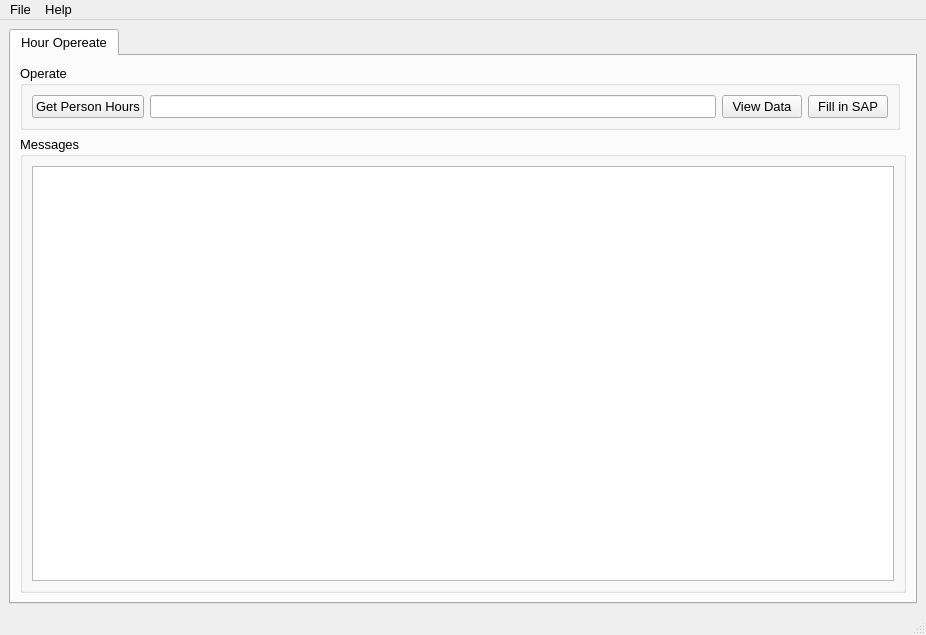
<?xml version="1.0" encoding="UTF-8"?>
<ui version="4.0">
 <author>Frank</author>
 <class>MainWindow</class>
 <widget class="QMainWindow" name="MainWindow">
  <property name="geometry">
   <rect>
    <x>0</x>
    <y>0</y>
    <width>926</width>
    <height>635</height>
   </rect>
  </property>
  <property name="sizePolicy">
   <sizepolicy hsizetype="Expanding" vsizetype="Expanding">
    <horstretch>0</horstretch>
    <verstretch>0</verstretch>
   </sizepolicy>
  </property>
  <property name="font">
   <font>
    <pointsize>10</pointsize>
   </font>
  </property>
  <property name="windowTitle">
   <string>SAP</string>
  </property>
  <property name="windowIcon">
   <iconset resource="chicon.qrc">
    <normaloff>:/ch.ico</normaloff>:/ch.ico</iconset>
  </property>
  <widget class="QWidget" name="centralwidget">
   <layout class="QHBoxLayout" name="horizontalLayout_4">
    <item>
     <widget class="QTabWidget" name="tabWidget">
      <property name="currentIndex">
       <number>0</number>
      </property>
      <widget class="QWidget" name="tab_4">
       <attribute name="title">
        <string>Hour Opereate</string>
       </attribute>
       <layout class="QGridLayout" name="gridLayout_25">
        <item row="0" column="0">
         <widget class="QGroupBox" name="groupBox_24">
          <property name="title">
           <string>Operate</string>
          </property>
          <layout class="QGridLayout" name="gridLayout_26">
           <item row="0" column="3">
            <widget class="QPushButton" name="pushButton_79">
             <property name="text">
              <string>Fill in SAP</string>
             </property>
            </widget>
           </item>
           <item row="0" column="0">
            <widget class="QPushButton" name="pushButton_78">
             <property name="text">
              <string>Get Person Hours</string>
             </property>
            </widget>
           </item>
           <item row="0" column="1">
            <widget class="QLineEdit" name="lineEdit_31"/>
           </item>
           <item row="0" column="2">
            <widget class="QPushButton" name="pushButton">
             <property name="text">
              <string>View Data</string>
             </property>
            </widget>
           </item>
          </layout>
         </widget>
        </item>
        <item row="1" column="0" colspan="2">
         <widget class="QGroupBox" name="groupBox_23">
          <property name="title">
           <string>Messages</string>
          </property>
          <layout class="QGridLayout" name="gridLayout_23">
           <item row="0" column="0">
            <widget class="QTextBrowser" name="textBrowser_4"/>
           </item>
          </layout>
         </widget>
        </item>
       </layout>
      </widget>
     </widget>
    </item>
   </layout>
  </widget>
  <widget class="QMenuBar" name="menubar">
   <property name="geometry">
    <rect>
     <x>0</x>
     <y>0</y>
     <width>926</width>
     <height>25</height>
    </rect>
   </property>
   <widget class="QMenu" name="menuFile">
    <property name="font">
     <font>
      <pointsize>10</pointsize>
     </font>
    </property>
    <property name="title">
     <string>File</string>
    </property>
    <addaction name="actionExport"/>
    <addaction name="actionImport"/>
    <addaction name="separator"/>
    <addaction name="actionExit"/>
   </widget>
   <widget class="QMenu" name="menuHelp">
    <property name="font">
     <font>
      <pointsize>10</pointsize>
     </font>
    </property>
    <property name="title">
     <string>Help</string>
    </property>
    <addaction name="actionHelp"/>
    <addaction name="actionAuthor"/>
   </widget>
   <addaction name="menuFile"/>
   <addaction name="menuHelp"/>
  </widget>
  <widget class="QStatusBar" name="statusbar"/>
  <action name="actionExit">
   <property name="text">
    <string>Edit</string>
   </property>
  </action>
  <action name="actionAuthor">
   <property name="text">
    <string>Author</string>
   </property>
  </action>
  <action name="actionExport">
   <property name="text">
    <string>Export</string>
   </property>
  </action>
  <action name="actionHelp">
   <property name="text">
    <string>Help</string>
   </property>
  </action>
  <action name="actionImport">
   <property name="text">
    <string>Import</string>
   </property>
  </action>
 </widget>
 <resources>
  <include location="chicon.qrc"/>
 </resources>
 <connections/>
</ui>
